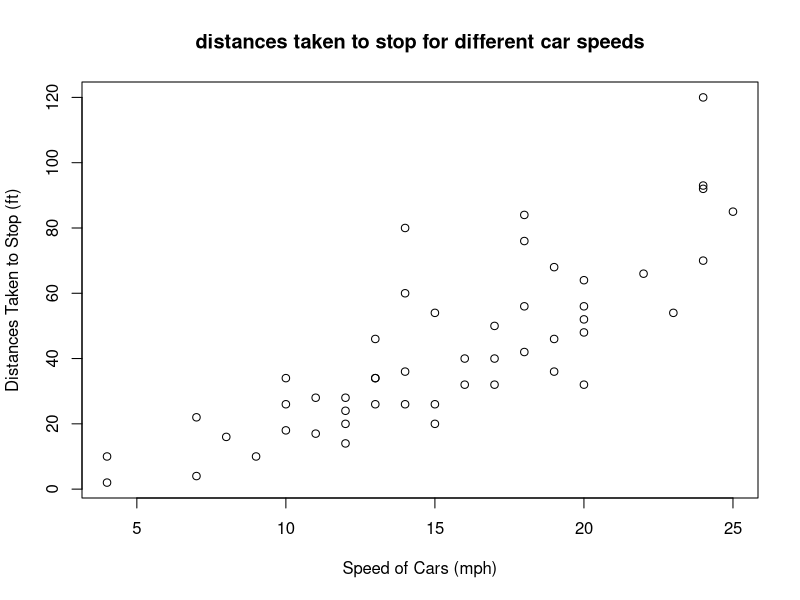

Write R code to recreate this figure.
## ---- chunk 1
library(datasets)
data("cars")
## ---- chunk 2
head(cars)
## ---- chunk 3
#plot the data, x for speed, y for distance
plot(cars$speed,cars$dist, xlab = "Speed of Cars (mph)", ylab = "Distances Taken to Stop (ft)",main = "distances taken to stop for different car speeds")
